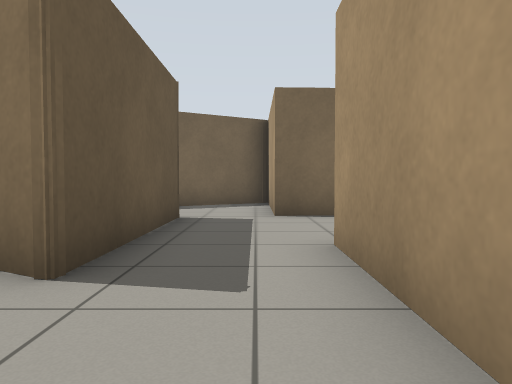
View 1 (above)

13 first-person views from a walk through a Gazebo world. The camera is 0.72 m above the floor, tilts 2° down and sees 70° across. The floor is counted in squares, 1 m on a side. Each view is taken from the middle of a square. On the plan, view 1 faces up. The plan holds only what a view shows up to about 11 squares ahead; the rest is blank. The robots in the file are not drawn.

View 2
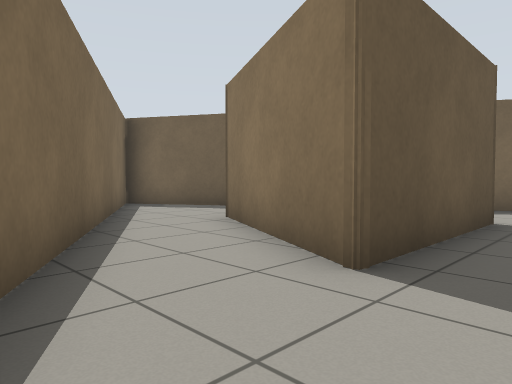

View 3
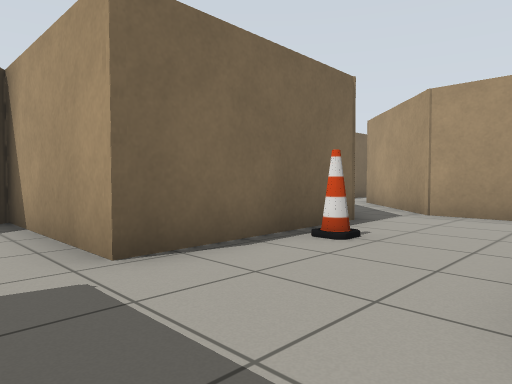

View 4
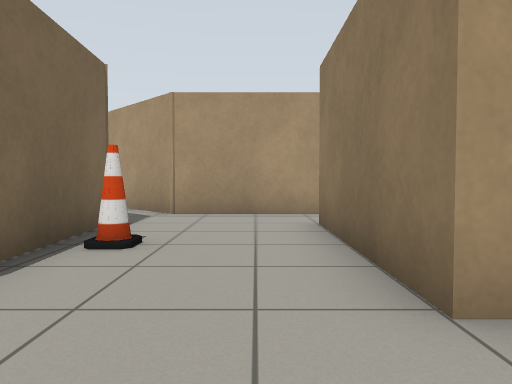

View 5
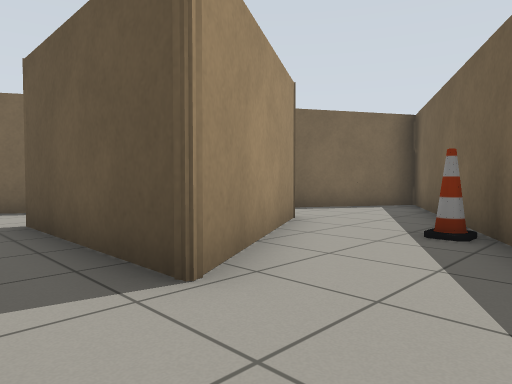

View 6
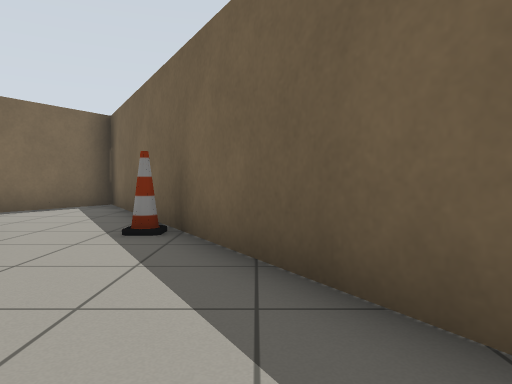

View 7
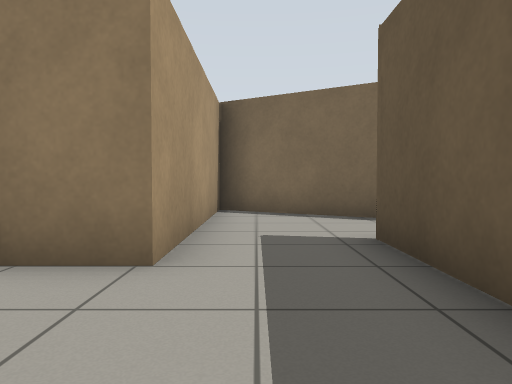

View 8
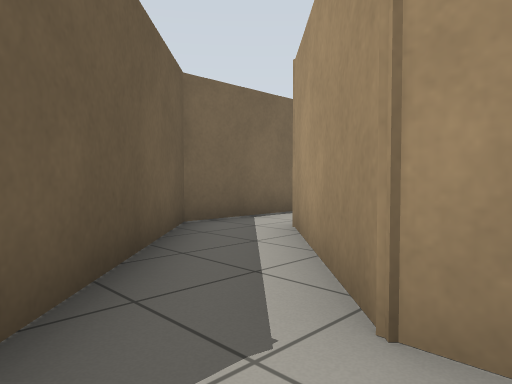

View 9
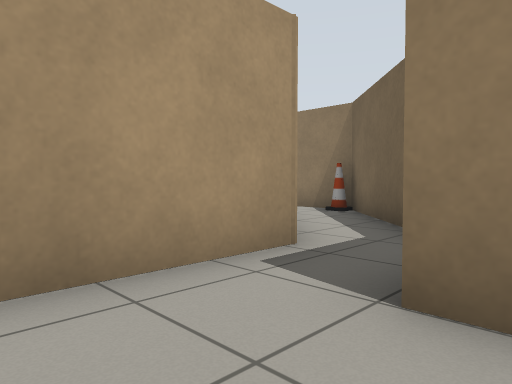

View 10
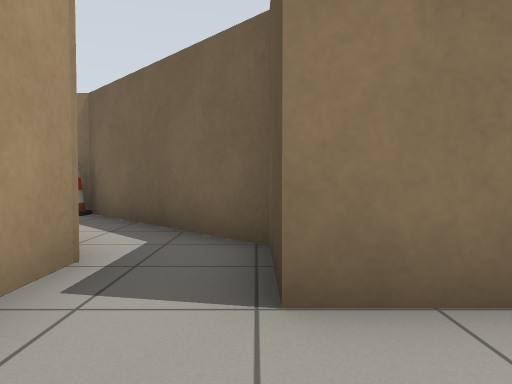

View 11
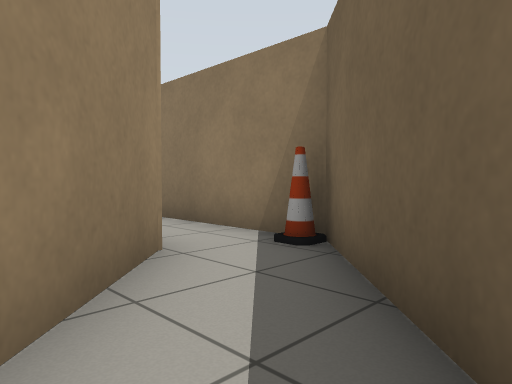

View 12
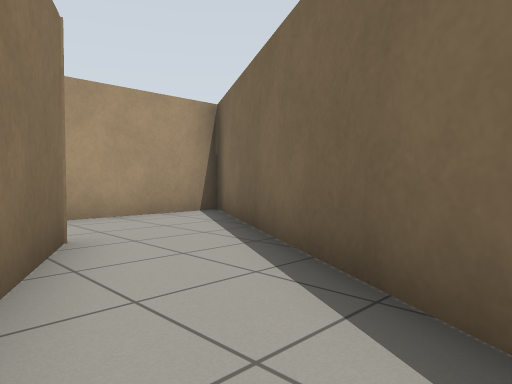

View 13
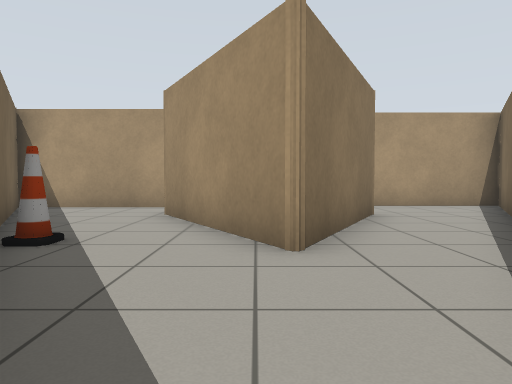

### Floor plan
Points are (right, up) in squares from view 1. A wall is a line through its corners. A room is listed if a view was taken in it or the views show most of it. See-through windows are left out.
Room 1 (views 1, 2, 3)
walls: (-1.4, 4.5) (-1.4, 2.6) (-4.1, 3.9); (-4.9, 1.7) (0.9, -1.6) (0.9, 4)
ways out: opening at (-4, 3) to room 2; opening at (-0.5, 3.5) to room 2
Room 2 (views 4, 5, 6, 7, 8, 9, 10, 12, 13)
walls: (0.9, 4) (4.9, 4); (-4.1, 3.9) (-5.4, 4.6) (-1.4, 6.9) (-1.4, 4.5); (4.8, 7.3) (0.4, 7.2) (0.4, 11.1) (-10.4, 4.9) (-4.9, 1.7); (6.6, 4.5) (6.6, 6.7) (9.3, 9.5); (8.5, 11.2) (5.3, 7.9)
ways out: opening at (-4, 3) to room 1; opening at (-0.5, 3.5) to room 1; opening at (6, 4) to room 3; opening at (8, 10)
objects: cone (-5, 8); cone (3, 6)
Room 3 (view 11)
walls: (6.6, 2.8) (6.6, 4.5); (4.9, 4) (4.9, 2.1) (6.8, 0.2)
ways out: opening at (6, 4) to room 2; opening at (8, 1) to room 4
Room 4 (no view inside)
walls: (6.8, 0.2) (8.5, -1.6) (9.5, -1.6); (9.4, 0) (7.6, 1.8)
ways out: opening at (8, 1) to room 3; opening at (10, -1)
objects: cone (9, -1)

Where each view was taken, in squares from view 1:
view 1: 0 up, 0 right, facing up
view 2: 0 up, 0 right, facing up-left
view 3: 4 up, 1 left, facing up-right
view 4: 5 up, 1 left, facing right
view 5: 9 up, 0 right, facing down-left
view 6: 9 up, 0 right, facing left
view 7: 7 up, 0 right, facing down
view 8: 6 up, 5 right, facing up-right
view 9: 6 up, 4 right, facing down-right
view 10: 6 up, 5 right, facing down
view 11: 2 up, 6 right, facing down-right
view 12: 4 up, 6 left, facing down-right
view 13: 5 up, 9 left, facing right
